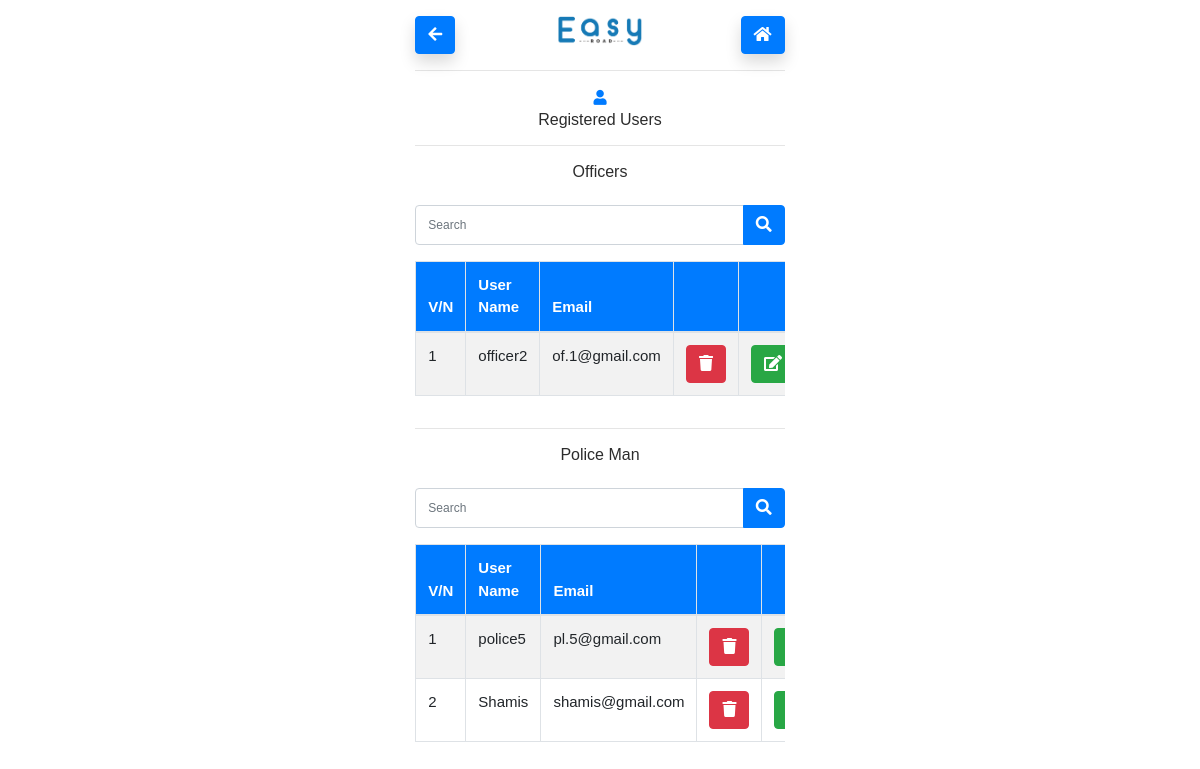
The app's page /view-users.php (signed in) with its own data.
### tables this page shows
CREATE TABLE `user` (
  `user_id` int(11) NOT NULL,
  `user_name` varchar(255) NOT NULL,
  `user_pass` varchar(255) NOT NULL,
  `email` varchar(100) NOT NULL,
  `role_id` int(20) NOT NULL
);

CREATE TABLE `police_man` (
  `police_man_id` int(11) NOT NULL,
  `user_id` int(11) NOT NULL,
  `name` varchar(255) NOT NULL,
  `gender` varchar(255) NOT NULL,
  `phone_number` varchar(255) NOT NULL,
  `police_station_id` int(11) NOT NULL
);

### view-users.php (the view, shortened to what this page needs)
<?php
require("./Handlers/connection.php");
$search1 = "";
$search2 = "";
if ($_SESSION['role'] == "admin") {
  if (isset($_POST["search1"]) && $_POST["search1"] != "") {
    $search1 = $_POST["search1"];
    $stmt1 = $conn->prepare("SELECT * FROM `user` WHERE role_id = 2 AND user_name LIKE '%" . $search1 . "%'");
  } else {
    $stmt1 = $conn->prepare("SELECT * FROM `user` WHERE role_id = 2");
  }
}else{
}
if (isset($_POST["search2"]) && $_POST["search2"] != "") {
  $search2 = $_POST["search2"];
  $stmt2 = $conn->prepare("SELECT * FROM `police_man`, `user` WHERE role_id = 3 AND  user.user_id = police_man.user_id AND user_name LIKE '%" . $search2 . "%'");
} else {
  $stmt2 = $conn->prepare("SELECT * FROM `police_man`, `user` WHERE role_id = 3 AND user.user_id = police_man.user_id");
}
?>
<!DOCTYPE html>
<html lang="en">
<head>
  <link href="Assets/css/bootstrap.min.css" rel="stylesheet">
  <link href="Asset/css/bootstrap.css" rel="stylesheet">
  <link href="Assets/css/style.css" rel="stylesheet">
  <link rel="stylesheet" href="https://use.fontawesome.com/releases/v5.7.0/css/all.css">
</head>
<body class="item-align-center">
  <div class="container-fluid p-3">
    <div class="row">
      <div class="col-lg-4 col-md-3"></div>
      <div class="col-lg-4 col-md-6">
        <div class="row" id="header-mobile">
          <div class="col-lg-4 col-md-4 col-4">
            <div class="nav-item">
              <a href="user.php" class="btn btn-primary shadow">
                <i class="fa fa-arrow-left"></i>
              </a>
            </div>
          </div>
          <div class="col-lg-4 col-md-4 col-4 text-center">
            <div class="nav-item">
              <a href="home.php"><i class="shadow"> </i> <img src="Assets/img/easy-logo 1.png" height="30px" alt=""></a>
            </div>
          </div>
          <div class="col-lg-4 col-md-4 col-4 text-right">
            <div class="nav-item">
              <a href="home.php" class="btn btn-primary shadow">
                <i class="fa fa-home"></i>
              </a>
            </div>
          </div>
        </div>
        <hr>
        <div class="text-center">
          <i class="fa fa-user text-primary"></i>
          <h6>Registered Users</h6>
        </div>
        <hr>
<?php
        if ($_SESSION['role'] == "admin") {
?>
        <div class="text-center">
          <h6>Officers</h6>
        </div>
        <form action="view-users.php" method="POST">
          <div class="input-group mb-3 mt-4">
            <input type="text" class="form-control search" name="search1" placeholder="Search" value="<?php echo $search1; ?>">
            <div class="input-group-append">
              </span> <button class="btn btn-primary search"><i class="fa fa-search "></i></button> </span>
            </div>
          </div>
        </form>
        <div class="table-responsive">
          <table class="table table-bordered table-striped">
            <thead class="bg-primary text-white">
              <tr>
                <th>V/N</th>
                <th>User Name</th>
                <th>Email</th>
                <th></th>
                <th></th>
              </tr>
            </thead>
            <tbody>
              <?php
              $stmt1->execute();
              $result = $stmt1->fetchAll();
              $no = 0;
              foreach ($result as $res) {
                $no++;
              ?>
                <tr>
                  <td value="#"><?php echo $no; ?></td>
                  <td value="#"><?php echo $res['user_name'] ?></td>
                  <td value="#"><?php echo $res['email'] ?></td>
                  <td> <a href="./Handlers/delete-user.php?id=<?php echo $res['user_id'] ?>" class="btn btn-danger" onclick="return confirm('Click OK if you really want to delete user')"><i class="fa fa-trash"></i></a></td>
                  <td value="#"> <a href="edit-users.php?id=<?php echo $res["user_id"]?>" class="btn btn-success"><i class="fa fa-edit"> </i> </a></td>
                </tr>
              <?php
              }
              ?>
            </tbody>
          </table>
        </div>
<?php
        }
?>
        <hr>
        <div class="text-center">
          <h6>Police Man</h6>
        </div>
        <form action="view-users.php" method="POST">
          <div class="input-group mb-3 mt-4">
            <input type="text" class="form-control search" name="search2" placeholder="Search" value="<?php echo $search2; ?>">
            <div class="input-group-append">
              </span> <button class="btn btn-primary search"><i class="fa fa-search "></i></button> </span>
            </div>
          </div>
        </form>
        <div class="table-responsive">
          <table class="table table-bordered table-striped">
            <thead class="bg-primary text-white">
              <tr>
                <th>V/N</th>
                <th>User Name</th>
                <th>Email</th>
                <th></th>
                <th></th>
              </tr>
            </thead>
            <tbody>
              <?php
              $stmt2->execute();
              $result = $stmt2->fetchAll();
              $no = 0;
              foreach ($result as $res) {
                $no++;
              ?>
                <tr>
                  <td value="#"><?php echo $no; ?></td>
                  <td value="#"><?php echo $res['name'] ?></td>
                  <td value="#"><?php echo $res['email'] ?></td>
                  <td> <a href="./Handlers/delete-user.php?id=<?php echo $res['user_id'] ?>" class="btn btn-danger" onclick="return confirm('Click OK if you really want to delete user')"><i class="fa fa-trash"></i></a></td>
                  <td value="#"> <a href="edit-users.php?id=<?php echo $res["user_id"]?>" class="btn btn-success"><i class="fa fa-edit"> </i> </a></td>
                </tr>
              <?php
              }
              ?>
            </tbody>
          </table>
        </div>
      </div>
    </div>
  </div>
</body>
</html>

### Assets/css/style.css (style rules this page uses)
body { font-family: 'poppins', sans-serif; font-size: 15px; color: #2c2c2c; }
a { text-decoration: none; }
.form-control { font-size: 12px; min-height: 30px; font-weight: 500; }
.search { height: 40px; }
* { margin:0; padding:0; box-sizing:border-box; }

### records on screen
user: user_name "officer2", email "of.1@gmail.com"
police_man: name "police5", user.email "pl.5@gmail.com"
police_man: name "Shamis", user.email "shamis@gmail.com"
